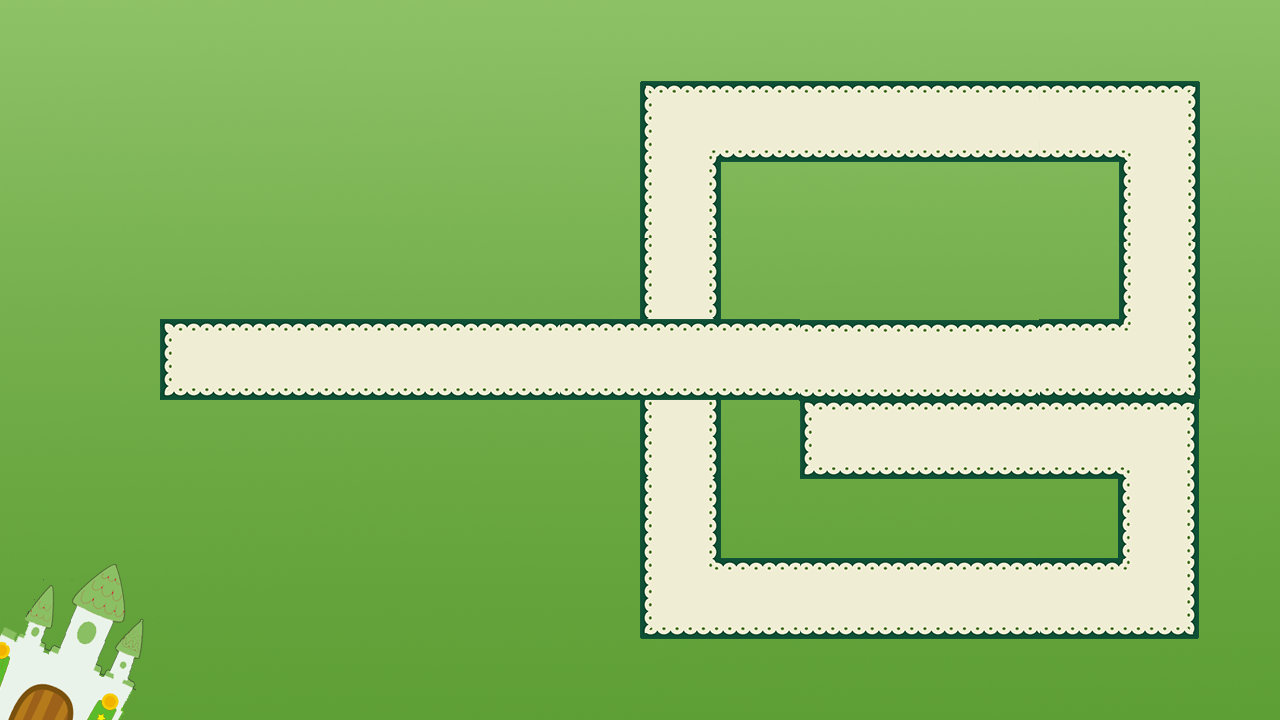

A level layout from a 2D game, rendered from its tile map. Below: a short description, then the map file with tile-grid data replaced by summaries:
An orthogonal 16x9 tile map with 80x80 px tiles, 1 tile layer (块层 1) and 38 objects (enemy, baby, assistant).

<map version="1.0" orientation="orthogonal" width="16" height="9" tilewidth="80" tileheight="80">
 <tileset firstgid="1" name="8" tilewidth="80" tileheight="80">
  <image source="8.png" width="1280" height="720" />
 </tileset>
 <layer name="块层 1" width="16" height="9">
  <data>[144 cells, 144 non-empty, 144 distinct tile ids]</data>
 </layer>
 <objectgroup name="people" width="16" height="9" visible="0">
  <object name="enemy" x="160" y="320" width="80" height="80" />
  <object name="baby" x="720" y="400" width="80" height="80" />
  <object name="assistant" x="805" y="423" width="35" height="29" />
 </objectgroup>
 <objectgroup name="barrier" width="16" height="9" visible="0">
  <object x="160" y="320" height="80" />
  <object x="160" y="320" width="480" />
  <object x="160" y="400" width="480" />
  <object x="640" y="400" height="240" />
  <object x="640" y="640" width="560" />
  <object x="1200" y="80" height="560" />
  <object x="720" y="400" width="480" />
  <object x="720" y="400" height="160" />
  <object x="720" y="560" width="400" />
  <object x="1120" y="480" height="80" />
  <object x="720" y="480" width="400" />
  <object x="720" y="160" height="160" />
  <object x="720" y="160" width="400" />
  <object x="1120" y="160" height="160" />
  <object x="720" y="320" width="400" />
  <object x="640" y="80" height="240" />
  <object x="640" y="80" width="560" />
 </objectgroup>
 <objectgroup name="road" width="16" height="9" visible="0">
  <object x="161" y="323" width="996" height="73">
   <properties>
    <property name="direction" value="right" />
   </properties>
  </object>
  <object x="1120" y="123" width="76" height="272">
   <properties>
    <property name="direction" value="up" />
   </properties>
  </object>
  <object x="684" y="81" width="511" height="75">
   <properties>
    <property name="direction" value="left" />
   </properties>
  </object>
  <object x="640" y="81" width="79" height="517">
   <properties>
    <property name="direction" value="down" />
   </properties>
  </object>
  <object x="640" y="560" width="517" height="80">
   <properties>
    <property name="direction" value="right" />
   </properties>
  </object>
  <object x="1120" y="440" width="76" height="199">
   <properties>
    <property name="direction" value="up" />
   </properties>
  </object>
  <object x="800" y="399" width="397" height="83">
   <properties>
    <property name="direction" value="left" />
   </properties>
  </object>
 </objectgroup>
 <objectgroup name="tower" width="16" height="9">
  <object x="880" y="480" width="80" height="80">
   <properties>
    <property name="type" value="2,5,7" />
   </properties>
  </object>
  <object x="720" y="160" width="80" height="80">
   <properties>
    <property name="type" value="2,5,7" />
   </properties>
  </object>
  <object x="800" y="160" width="80" height="80">
   <properties>
    <property name="type" value="2,5,7" />
   </properties>
  </object>
  <object x="1040" y="160" width="80" height="80">
   <properties>
    <property name="type" value="2,5,7" />
   </properties>
  </object>
  <object x="560" y="560" width="80" height="80">
   <properties>
    <property name="type" value="2,5,7" />
   </properties>
  </object>
  <object x="560" y="480" width="80" height="80">
   <properties>
    <property name="type" value="2,5,7" />
   </properties>
  </object>
  <object x="160" y="400" width="80" height="80">
   <properties>
    <property name="type" value="2,5,7" />
   </properties>
  </object>
  <object x="160" y="240" width="80" height="80">
   <properties>
    <property name="type" value="2,5,7" />
   </properties>
  </object>
  <object x="560" y="160" width="80" height="80">
   <properties>
    <property name="type" value="2,5,7" />
   </properties>
  </object>
  <object x="880" y="160" width="80" height="80">
   <properties>
    <property name="type" value="2,5,7" />
   </properties>
  </object>
  <object x="960" y="160" width="80" height="80">
   <properties>
    <property name="type" value="2,5,7" />
   </properties>
  </object>
 </objectgroup>
</map>